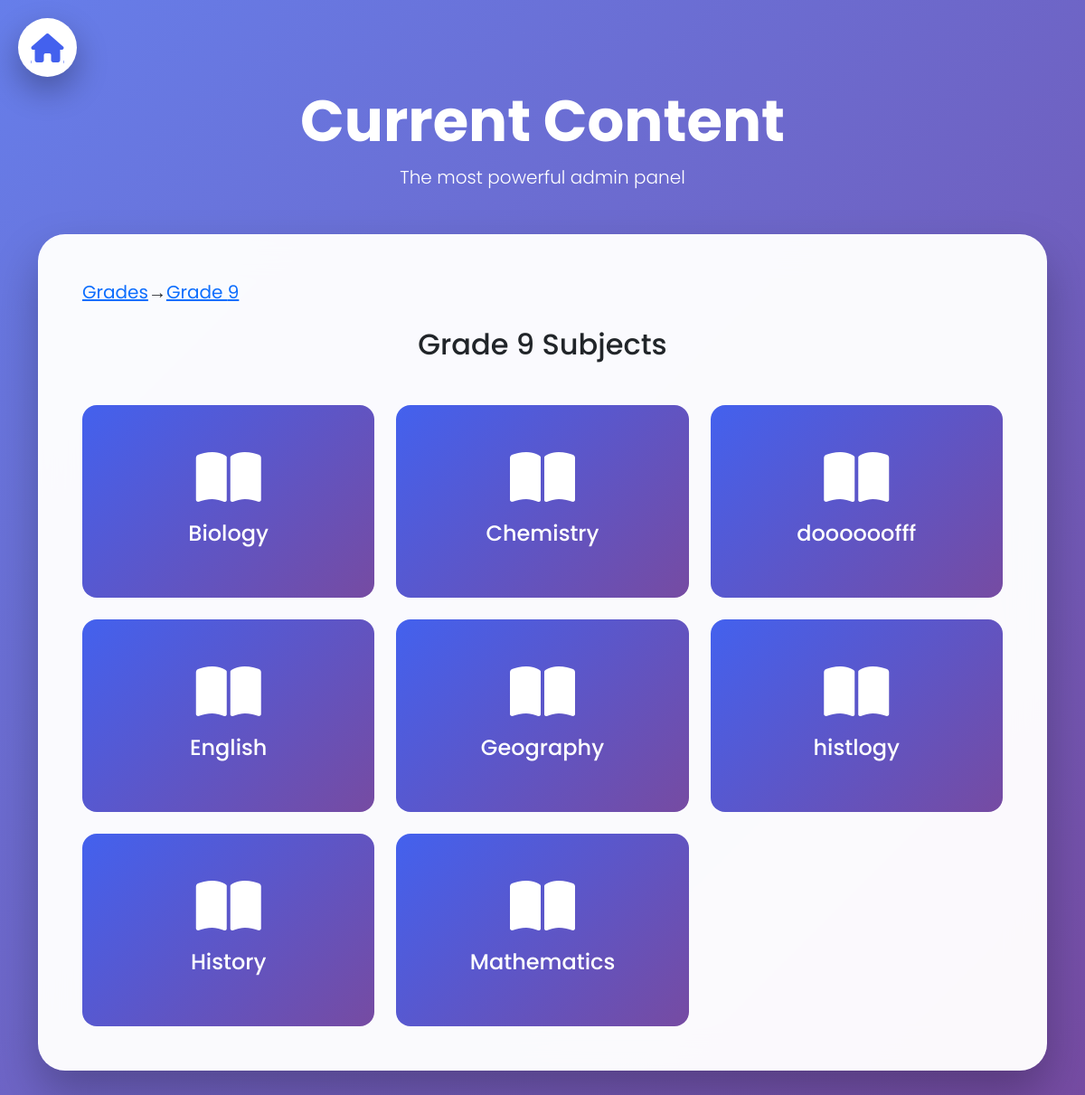
The page /current.php?step=subjects&grade=9 (signed in) on the database its author committed.
### tables this page shows
CREATE TABLE `subjects` (
  `id` int(11) NOT NULL,
  `grade` int(11) NOT NULL CHECK (`grade` in (9,10,11,12)),
  `name` varchar(100) NOT NULL
);

### current.php (the view, shortened to what this page needs)
<?php
require_once 'config.php';
$step = $_GET['step'] ?? 'grades';
$grade = $_GET['grade'] ?? null;
?>
<!DOCTYPE html>
<html lang="en">
<head>
    <link href="https://cdn.jsdelivr.net/npm/bootstrap@5.3.3/dist/css/bootstrap.min.css" rel="stylesheet">
    <link href="https://cdnjs.cloudflare.com/ajax/libs/font-awesome/6.6.0/css/all.min.css" rel="stylesheet">
</head>
<body>
<a href="admin_dashboard.php" class="back-home">
    <i class="fas fa-home"></i>
</a>
<div class="container py-5 mt-5">
    <div class="text-center mb-5">
        <h1 class="display-3 fw-bold text-white">Current Content</h1>
        <p class="lead text-white opacity-90">The most powerful admin panel</p>
    </div>
    <div class="glass-card p-5">
        <nav class="breadcrumb mb-4 fs-5">
            <a href="current.php" class="text-primary">Grades</a>
            <?php if ($grade): ?> → <a href="current.php?step=subjects&grade=<?= $grade ?>" class="text-primary">Grade <?= $grade ?></a><?php endif; ?>
        </nav>
        <?php if ($step === 'subjects' && $grade):
            $stmt = $conn->prepare("SELECT id, name FROM subjects WHERE grade = ?");
            $stmt->bind_param("i", $grade); $stmt->execute(); $subjects = $stmt->get_result();
        ?>
            <h2 class="text-center mb-5">Grade <?= $grade ?> Subjects</h2>
            <div class="row g-4">
                <?php while ($s = $subjects->fetch_assoc()): ?>
                    <div class="col-md-4">
                        <a href="current.php?step=units&subject_id=<?= $s['id'] ?>" class="card-hover text-decoration-none">
                            <div class="text-white p-5 text-center rounded-4" style="background: linear-gradient(135deg, #4361ee, #764ba2);">
                                <i class="fas fa-book-open fa-4x mb-3"></i>
                                <h4><?= htmlspecialchars($s['name']) ?></h4>
                            </div>
                        </a>
                    </div>
                <?php endwhile; ?>
            </div>
        <?php endif; ?>
    </div>
</div>
</body>
</html>

### current.php (style rules this page uses)
body { background: linear-gradient(135deg, #667eea 0%, #764ba2 100%); font-family: 'Poppins', sans-serif; min-height: 100vh; }
.glass-card { background: rgba(255,255,255,0.97); backdrop-filter: blur(20px); border-radius: 30px; box-shadow: 0 25px 50px rgba(0,0,0,0.25); border: 1px solid rgba(255,255,255,0.3); }
.card-hover { transition: all 0.4s ease; border-radius: 25px; overflow: hidden; }
.back-home { position: fixed; top: 20px; left: 20px; z-index: 9999; width: 65px; height: 65px; background: white; border-radius: 50%; display: flex; align-items: center; justify-content: center; font-size: 2rem; color: #4361ee; box-shadow: 0 15px 35px rgba(0,0,0,0.3); transition: 0.3s; }

### rows shown on the page
subjects: name "Biology"
subjects: name "Chemistry"
subjects: name "doooooofff"
subjects: name "English"
subjects: name "Geography"
subjects: name "histlogy"
subjects: name "History"
subjects: name "Mathematics"

### other values the page prints
$grade "9"
